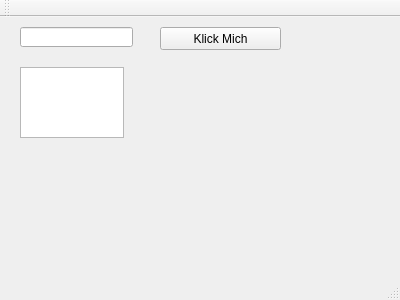
<?xml version="1.0" encoding="UTF-8"?>
<ui version="4.0">
 <class>MainWindow</class>
 <widget class="QMainWindow" name="MainWindow">
  <property name="geometry">
   <rect>
    <x>0</x>
    <y>0</y>
    <width>400</width>
    <height>300</height>
   </rect>
  </property>
  <property name="windowTitle">
   <string>MainWindow</string>
  </property>
  <widget class="QWidget" name="centralWidget">
   <widget class="QLineEdit" name="lineEdit">
    <property name="geometry">
     <rect>
      <x>20</x>
      <y>10</y>
      <width>113</width>
      <height>20</height>
     </rect>
    </property>
   </widget>
   <widget class="QTextEdit" name="textEdit">
    <property name="geometry">
     <rect>
      <x>20</x>
      <y>50</y>
      <width>104</width>
      <height>71</height>
     </rect>
    </property>
   </widget>
   <widget class="QPushButton" name="pushButton">
    <property name="geometry">
     <rect>
      <x>160</x>
      <y>10</y>
      <width>121</width>
      <height>23</height>
     </rect>
    </property>
    <property name="text">
     <string>Klick Mich</string>
    </property>
   </widget>
  </widget>
  <widget class="QMenuBar" name="menuBar">
   <property name="geometry">
    <rect>
     <x>0</x>
     <y>0</y>
     <width>400</width>
     <height>21</height>
    </rect>
   </property>
  </widget>
  <widget class="QToolBar" name="mainToolBar">
   <attribute name="toolBarArea">
    <enum>TopToolBarArea</enum>
   </attribute>
   <attribute name="toolBarBreak">
    <bool>false</bool>
   </attribute>
  </widget>
  <widget class="QStatusBar" name="statusBar"/>
 </widget>
 <layoutdefault spacing="6" margin="11"/>
 <resources/>
 <connections/>
</ui>
